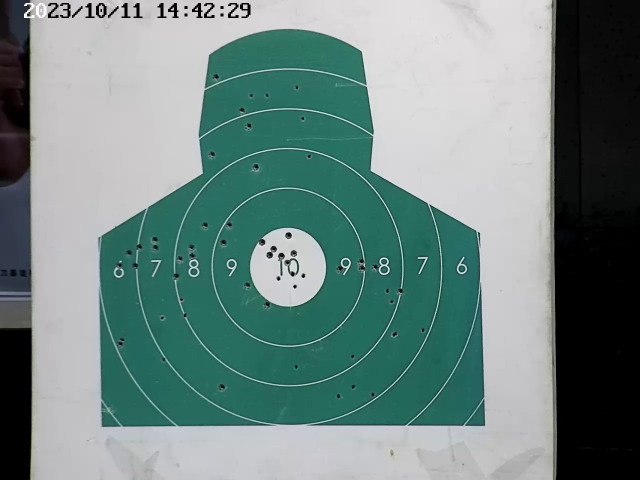
#> input picture python_poc/detection_algorithm/test_fig/117.jpg, 1280 x 960 px (shown at 1/2 size)
$ python -i detector.py   (imports and definitions only)
#> lines starting #> are read from the running program, lines starting #| are printed output that depends on the picture; after the words box and inside, x2 and y2 are one past the last pixel; in counts of white or black regions, pixels touching at a corner belong together; pictures that were not available may be replaced by others from this repository, and a replacement may not be noted
"""Reference-difference bullet-hole detector (classical, no ML).

Pipeline (matches main.py: the input is already warped into the reference frame):
1. Load the fixed clean reference target (warping/top_view_reference/target_reference.png).
2. ECC sub-pixel re-alignment of the (already warped) input onto the reference.
3. Black-hat morphology to isolate small dark spots.
   - Bullet holes are absolutely dark spots -> they light up in the black-hat image.
   - Ring lines are bright -> they do NOT appear in the black-hat (this is why a naive
     gray subtraction leaks ring residue but black-hat does not).
4. Subtract the reference black-hat so printed dark marks (e.g. the green "10" digits)
   are removed, leaving only holes that exist in the shot target but not the clean one.
5. Absolute-darkness gate: keep only genuinely dark spots, which drops the bright ring /
   number residue that survives sub-pixel misalignment.
6. Suppress dark printed marks (reference black-hat) and restrict to the target silhouette.
7. Threshold and filter blobs by area, circularity, fill (extent) and aspect ratio so that
   compact holes are kept while elongated ring-arc fragments are rejected.
"""

from __future__ import annotations

from dataclasses import dataclass
from pathlib import Path

import cv2
import numpy as np

_PACKAGE_DIR = Path(__file__).resolve().parent
# The reference used for difference-based detection is fixed to this file.
REFERENCE_PATH = _PACKAGE_DIR.parent / "warping" / "top_view_reference" / "target_reference.png"

_reference_cache: dict[str, np.ndarray] = {}


def _load_reference(target_shape: tuple[int, int]) -> np.ndarray:
    key = str(REFERENCE_PATH.resolve())
    if key not in _reference_cache:
        loaded = cv2.imread(key, cv2.IMREAD_COLOR)
        if loaded is None:
            raise FileNotFoundError(f"Could not read fixed reference image: {REFERENCE_PATH}")
        _reference_cache[key] = loaded
    ref = _reference_cache[key]
    if ref.shape[:2] != target_shape:
        ref = cv2.resize(ref, (target_shape[1], target_shape[0]), interpolation=cv2.INTER_AREA)
    return ref


@dataclass(frozen=True)
class Detection:
    x1: int
    y1: int
    x2: int
    y2: int
    confidence: float
    cx: int = 0
    cy: int = 0
    radius: int = 0
    area: float = 0.0
    class_name: str = "bullet_hole"


def _to_gray(image: np.ndarray) -> np.ndarray:
    if image.ndim == 2:
        gray = image
    else:
        gray = cv2.cvtColor(image, cv2.COLOR_BGR2GRAY)
    if gray.dtype != np.uint8:
        gray = np.clip(gray, 0, 255).astype(np.uint8)
    return gray


def _build_silhouette(reference_bgr: np.ndarray, erode: int = 9) -> np.ndarray:
    """Mask of the target plate (green silhouette, filled) where holes can occur."""
    b, g, r = (channel.astype(np.int16) for channel in cv2.split(reference_bgr))
    greenish = ((g - r) > 12) & ((g - b) > 12)
    mask = greenish.astype(np.uint8) * 255

    close_kernel = cv2.getStructuringElement(cv2.MORPH_ELLIPSE, (35, 35))
    mask = cv2.morphologyEx(mask, cv2.MORPH_CLOSE, close_kernel)

    contours, _ = cv2.findContours(mask, cv2.RETR_EXTERNAL, cv2.CHAIN_APPROX_SIMPLE)
    silhouette = np.zeros_like(mask)
    if contours:
        largest = max(contours, key=cv2.contourArea)
        cv2.drawContours(silhouette, [largest], -1, 255, thickness=cv2.FILLED)
    else:
        silhouette = mask
    if erode > 0:
        erode_kernel = cv2.getStructuringElement(cv2.MORPH_ELLIPSE, (erode, erode))
        silhouette = cv2.erode(silhouette, erode_kernel)
    return silhouette


def _ecc_align(
    image_bgr: np.ndarray,
    image_gray: np.ndarray,
    reference_gray: np.ndarray,
    max_side: int = 720,
) -> tuple[np.ndarray, np.ndarray, bool]:
    """Sub-pixel align the input onto the reference frame (affine ECC)."""
    height, width = reference_gray.shape[:2]
    long_side = max(height, width)
    scale = max_side / float(long_side) if long_side > max_side else 1.0

    clahe = cv2.createCLAHE(clipLimit=2.0, tileGridSize=(8, 8))
    ref_eq = clahe.apply(reference_gray)
    img_eq = clahe.apply(image_gray)
    if scale != 1.0:
        size = (round(width * scale), round(height * scale))
        ref_small = cv2.resize(ref_eq, size, interpolation=cv2.INTER_AREA)
        img_small = cv2.resize(img_eq, size, interpolation=cv2.INTER_AREA)
    else:
        ref_small, img_small = ref_eq, img_eq

    warp_matrix = np.eye(2, 3, dtype=np.float32)
    criteria = (cv2.TERM_CRITERIA_EPS | cv2.TERM_CRITERIA_COUNT, 200, 1e-5)
    try:
        cc, warp_matrix = cv2.findTransformECC(
            ref_small.astype(np.float32),
            img_small.astype(np.float32),
            warp_matrix,
            cv2.MOTION_AFFINE,
            criteria,
            None,
            5,
        )
        if not np.isfinite(cc):
            raise cv2.error("ECC produced a non-finite correlation")
    except cv2.error:
        return image_bgr, image_gray, False

    if scale != 1.0:
        warp_matrix[0, 2] /= scale
        warp_matrix[1, 2] /= scale

    flags = cv2.INTER_LINEAR + cv2.WARP_INVERSE_MAP
    aligned_bgr = cv2.warpAffine(image_bgr, warp_matrix, (width, height), flags=flags, borderMode=cv2.BORDER_REPLICATE)
    aligned_gray = cv2.warpAffine(image_gray, warp_matrix, (width, height), flags=flags, borderMode=cv2.BORDER_REPLICATE)
    return aligned_bgr, aligned_gray, True


def _printed_structure_mask(
    reference_gray: np.ndarray,
    reference_blackhat: np.ndarray,
    silhouette: np.ndarray,
    dark_threshold: int = 16,
    dilate: int = 3,
) -> np.ndarray:
    """Mask of *dark* printed marks (e.g. the center "10" digits) to suppress.

    Bright printed marks (ring lines, white numbers) are handled by the absolute-darkness
    gate in ``detect`` (they are not dark), so suppressing them here too would also erase
    real holes that happen to lie on a ring. We therefore only suppress dark printed marks,
    taken from the reference black-hat.
    """
    dark_printed = ((reference_blackhat >= dark_threshold).astype(np.uint8) * 255)
    dark_printed = cv2.bitwise_and(dark_printed, silhouette)
    dilate_kernel = cv2.getStructuringElement(cv2.MORPH_ELLIPSE, (2 * dilate + 1, 2 * dilate + 1))
    return cv2.dilate(dark_printed, dilate_kernel)


def detect(
    image: np.ndarray,
    *,
    min_area: float = 20.0,
    max_area: float = 5000.0,
    min_circularity: float = 0.25,
    blackhat_kernel: int = 41,
    response_threshold: float = 14.0,
    abs_dark_threshold: float = 26.0,
    align: bool = True,
    suppress_structure: bool = True,
    draw: bool = True,
    **_: object,
) -> tuple[np.ndarray, list[Detection]]:
    """Find bullet holes by differencing the warped input against the fixed reference.

    The reference is always ``REFERENCE_PATH`` (target_reference.png). The input image
    is expected to already be warped into that reference's coordinate frame (as produced
    by the warping stage of the pipeline).
    """
    if image is None or image.size == 0:
        raise ValueError("image is empty")

    reference_bgr = _load_reference(image.shape[:2])
    reference_gray = _to_gray(reference_bgr)
    image_gray = _to_gray(image)

    work_bgr, work_gray = image, image_gray
    if align:
        work_bgr, work_gray, _ = _ecc_align(image, image_gray, reference_gray)

    silhouette = _build_silhouette(reference_bgr)

    kernel_size = max(3, int(blackhat_kernel) | 1)
    bh_struct = cv2.getStructuringElement(cv2.MORPH_ELLIPSE, (kernel_size, kernel_size))
    image_blackhat = cv2.morphologyEx(work_gray, cv2.MORPH_BLACKHAT, bh_struct)
    reference_blackhat = cv2.morphologyEx(reference_gray, cv2.MORPH_BLACKHAT, bh_struct)

    # Dark spots present in the shot target but not in the clean reference.
    response = np.clip(image_blackhat.astype(np.int16) - reference_blackhat.astype(np.int16), 0, 255).astype(np.uint8)
    response = cv2.bitwise_and(response, silhouette)

    # Absolute-darkness gate: a real hole is genuinely dark in the warped image, while
    # ring/number residue is only a green-vs-white edge (not absolutely dark). This kills
    # the printed-structure leftovers that survive the difference.
    dark_gate = (image_blackhat > float(abs_dark_threshold)).astype(np.uint8) * 255
    response = cv2.bitwise_and(response, dark_gate)

    if suppress_structure:
        structure = _printed_structure_mask(reference_gray, reference_blackhat, silhouette)
        response = cv2.bitwise_and(response, cv2.bitwise_not(structure))

    response = cv2.GaussianBlur(response, (3, 3), 0)

    _, mask = cv2.threshold(response, float(response_threshold), 255, cv2.THRESH_BINARY)
    open_kernel = cv2.getStructuringElement(cv2.MORPH_ELLIPSE, (3, 3))
    mask = cv2.morphologyEx(mask, cv2.MORPH_OPEN, open_kernel)
    close_kernel = cv2.getStructuringElement(cv2.MORPH_ELLIPSE, (5, 5))
    mask = cv2.morphologyEx(mask, cv2.MORPH_CLOSE, close_kernel)

    contours, _ = cv2.findContours(mask, cv2.RETR_EXTERNAL, cv2.CHAIN_APPROX_SIMPLE)
    detections: list[Detection] = []
    for contour in contours:
        area = float(cv2.contourArea(contour))
        if area < min_area or area > max_area:
            continue
        perimeter = float(cv2.arcLength(contour, True))
        if perimeter <= 0:
            continue
        circularity = 4.0 * np.pi * area / (perimeter * perimeter)
        if circularity < min_circularity:
            continue

        x, y, w, h = cv2.boundingRect(contour)

        # Shape gates that reject elongated ring-arc fragments while keeping compact holes.
        extent = area / float(w * h) if w > 0 and h > 0 else 0.0
        if extent < 0.32:
            continue
        (_, _), (rect_w, rect_h), _ = cv2.minAreaRect(contour)
        long_side = max(rect_w, rect_h)
        short_side = min(rect_w, rect_h)
        aspect_ratio = long_side / short_side if short_side > 0 else 999.0
        if aspect_ratio > 4.0:
            continue
        blob_mask = np.zeros(mask.shape, dtype=np.uint8)
        cv2.drawContours(blob_mask, [contour], -1, 255, thickness=cv2.FILLED)
        mean_response = float(response[blob_mask > 0].mean()) if np.any(blob_mask > 0) else 0.0
        confidence = float(np.clip(mean_response / (float(response_threshold) * 3.0), 0.0, 1.0))

        (cx, cy), enclosing_radius = cv2.minEnclosingCircle(contour)
        detections.append(
            Detection(
                x1=int(x),
                y1=int(y),
                x2=int(x + w),
                y2=int(y + h),
                confidence=confidence,
                cx=int(round(cx)),
                cy=int(round(cy)),
                radius=int(round(enclosing_radius)),
                area=area,
                class_name="bullet_hole",
            )
        )

    detections.sort(key=lambda d: (d.cy, d.cx))

    output = work_bgr.copy()
    if draw:
        for det in detections:
            draw_radius = max(det.radius + 4, 6)
            cv2.circle(output, (det.cx, det.cy), draw_radius, (0, 0, 255), 2)
        cv2.putText(
            output,
            f"holes: {len(detections)}",
            (12, 34),
            cv2.FONT_HERSHEY_SIMPLEX,
            1.0,
            (0, 0, 255),
            2,
            cv2.LINE_AA,
        )
    return output, detections

>>> import cv2
>>> picture = cv2.imread('test_fig/117.jpg', cv2.IMREAD_GRAYSCALE)
#> picture: shape (960, 1280); min 0, max 255, mean 126.8
>>> result = detect(picture)
#> in _load_reference, loaded is the input picture: shape (960, 1280, 3); mean B, G, R 130.5, 134, 111.3
#> in _ecc_align, `ref_small = cv2.resize(ref_eq, size, interpolation=cv2.INTER_AREA)`:
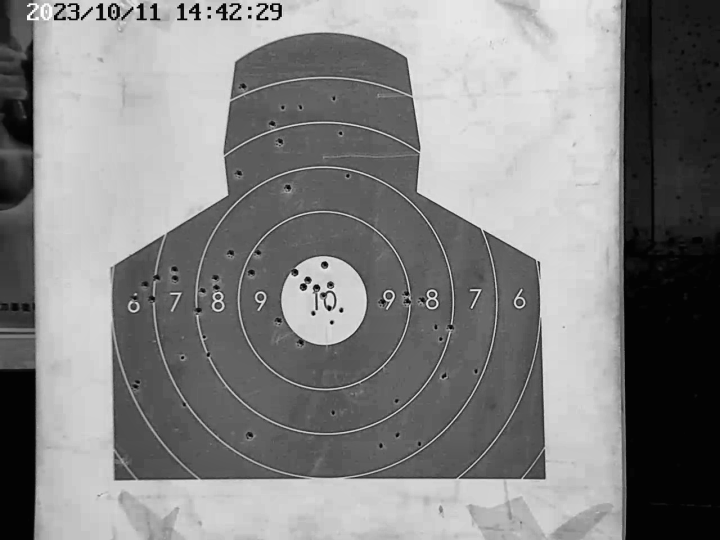
#> ref_small: shape (540, 720); min 1, max 255, mean 131.7
#> in _ecc_align, `cc, warp_matrix = cv2.findTransformECC( ref_small.astype(np.float32), ..`: cc = 1; warp_matrix = [[1, 1.14e-05, 0.00348], [1.13e-06, 1, -0.00045]]
#> in _build_silhouette, `b, g, r = (channel.astype(np.int16) for channel in cv2.split(reference..`:
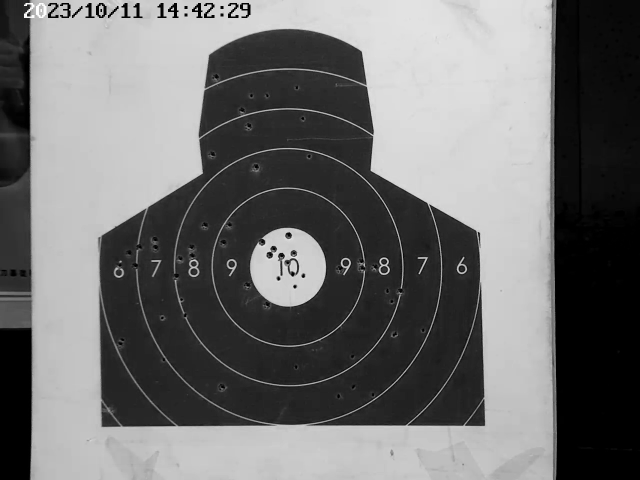
#> r: shape (960, 1280) int16 (shown at 1/2 size); min 0, max 255, mean 111.3
#> in _build_silhouette, `greenish = ((g - r) > 12) & ((g - b) > 12)`:
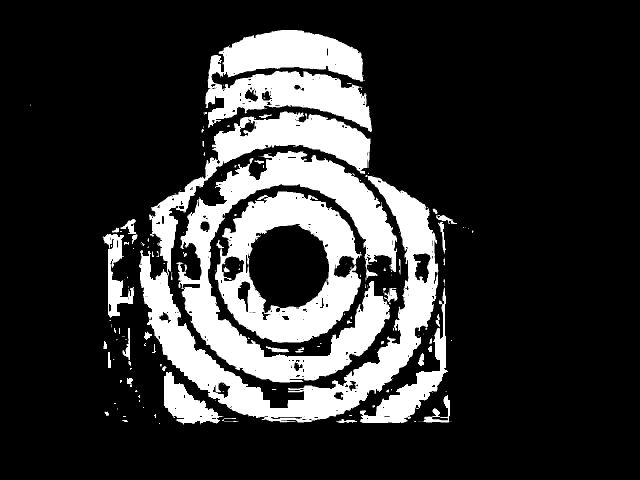
#> greenish: shape (960, 1280) bool (shown at 1/2 size); 20.3% white; 173 white regions (113 under 20 px), largest, box (x1, y1, x2, y2) and area: (278, 223, 877, 845) 81869, (353, 302, 794, 765) 60974, (430, 383, 723, 686) 40996
#> in _build_silhouette, `mask = cv2.morphologyEx(mask, cv2.MORPH_CLOSE, close_kernel)`:
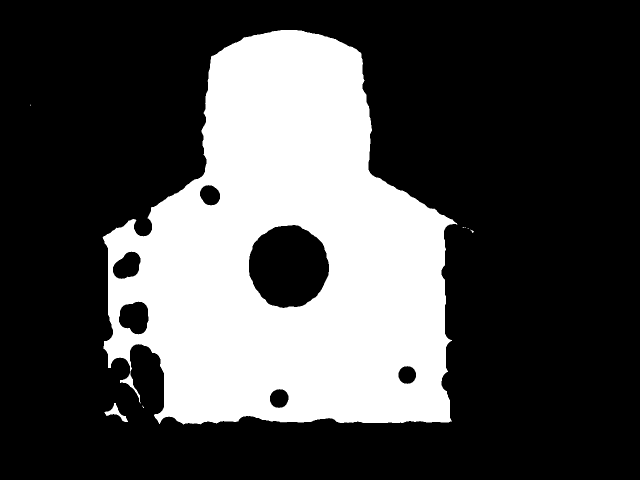
#> mask: shape (960, 1280) (shown at 1/2 size); 29.2% white; 8 white regions (6 under 20 px)
#> in _build_silhouette, `contours, _ = cv2.findContours(mask, cv2.RETR_EXTERNAL, cv2.CHAIN_APPR..`: contours = 8 contours, 6 with area under 20; largest, box (x1, y1, x2, y2) and area: (205, 60, 915, 849) 386145, (209, 806, 256, 844) 448
#> in _build_silhouette, `largest = max(contours, key=cv2.contourArea)`: largest = contour of 1234 points, box (x1, y1, x2, y2) (205, 60, 915, 849), area 386145
#> in _build_silhouette, `cv2.drawContours(silhouette, [largest], -1, 255, thickness=cv2.FILLED)`: silhouette: shape (960, 1280); 31.5% white; 1 white region, box (x1, y1, x2, y2) and area: (205, 60, 915, 849) 387639
#> in _build_silhouette, `silhouette = cv2.erode(silhouette, erode_kernel)`: silhouette: shape (960, 1280); 30.5% white; 2 white regions, box (x1, y1, x2, y2) and area: (210, 64, 904, 844) 375175, (252, 756, 262, 768) 58
#> in detect, `dark_gate = (image_blackhat > float(abs_dark_threshold)).astype(np.uin..`:
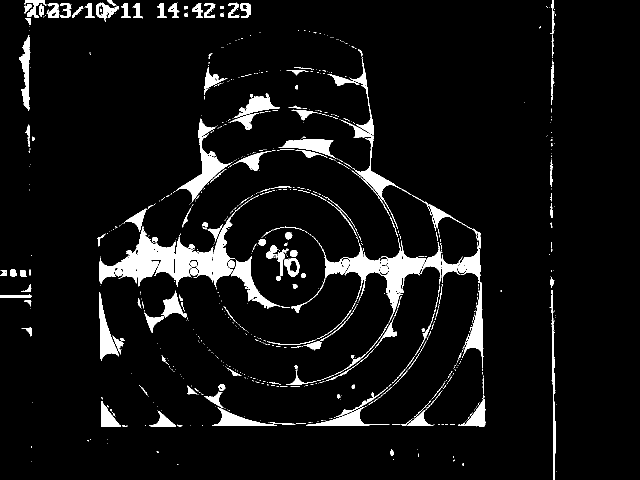
#> dark_gate: shape (960, 1280) (shown at 1/2 size); 6.3% white; 883 white regions (703 under 20 px), largest, box (x1, y1, x2, y2) and area: (198, 452, 427, 574) 11032, (689, 476, 852, 645) 6760, (352, 237, 465, 405) 3698
#> in _printed_structure_mask, `dark_printed = ((reference_blackhat >= dark_threshold).astype(np.uint8..`: dark_printed: shape (960, 1280); 8.9% white; 800 white regions (688 under 20 px), largest, box (x1, y1, x2, y2) and area: (197, 81, 975, 853) 64837, (49, 0, 238, 48) 4534, (517, 464, 612, 578) 4082
#> in _printed_structure_mask, `dark_printed = cv2.bitwise_and(dark_printed, silhouette)`: dark_printed: shape (960, 1280); 5.3% white; 375 white regions (317 under 20 px), largest, box (x1, y1, x2, y2) and area: (220, 277, 887, 775) 43351, (517, 464, 612, 578) 4082, (668, 551, 881, 842) 3576
#> in _printed_structure_mask, `return cv2.dilate(dark_printed, dilate_kernel)`:
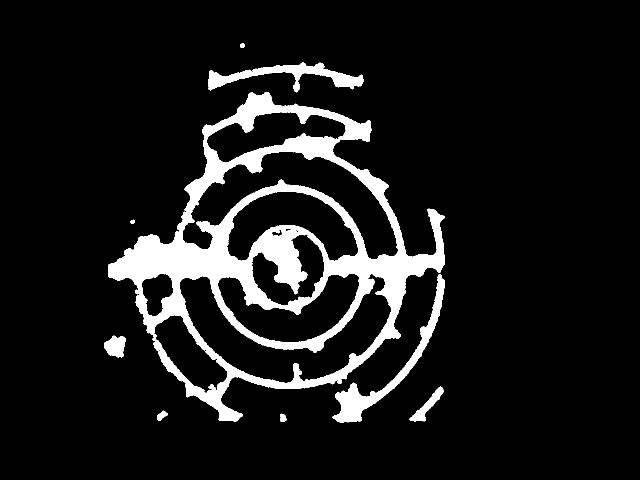
#> returned value: shape (960, 1280) (shown at 1/2 size); 9.7% white; 9 white regions, largest, box (x1, y1, x2, y2) and area: (217, 184, 890, 843) 101935, (665, 548, 889, 845) 8047, (417, 125, 727, 185) 5952
#> in detect, `response = cv2.bitwise_and(response, cv2.bitwise_not(structure))`: response: shape (960, 1280); every value is 0
#> in detect, `contours, _ = cv2.findContours(mask, cv2.RETR_EXTERNAL, cv2.CHAIN_APPR..`: contours = []
#> in detect, `cv2.putText( output, f"holes: {len(detections)}", (12, 34), cv2.FONT_H..`:
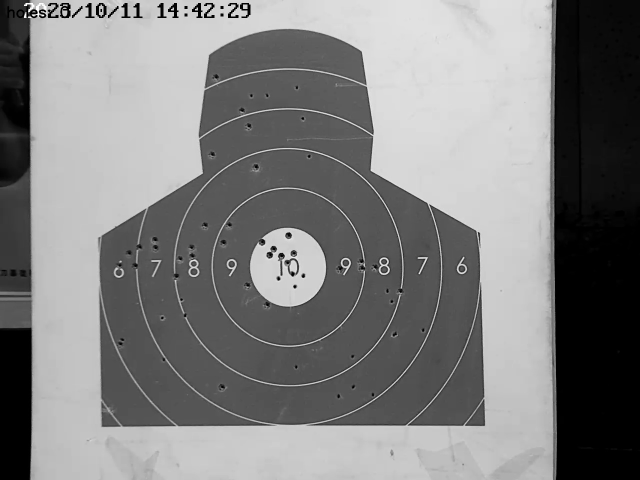
#> output: shape (960, 1280) (shown at 1/2 size); min 0, max 255, mean 126.7
